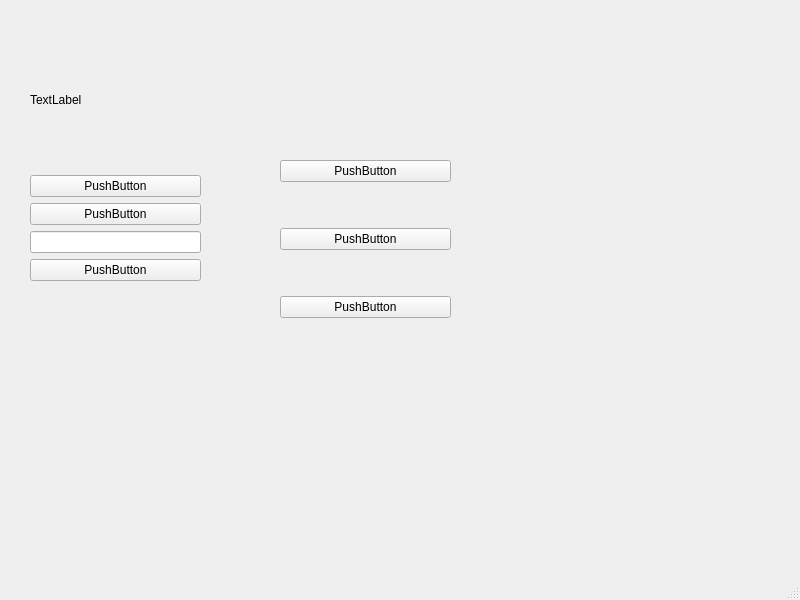
<?xml version="1.0" encoding="UTF-8"?>
<ui version="4.0">
 <class>MainWindow</class>
 <widget class="QMainWindow" name="MainWindow">
  <property name="geometry">
   <rect>
    <x>0</x>
    <y>0</y>
    <width>800</width>
    <height>600</height>
   </rect>
  </property>
  <property name="windowTitle">
   <string>MainWindow</string>
  </property>
  <widget class="QWidget" name="centralwidget">
   <widget class="QWidget" name="verticalLayoutWidget">
    <property name="geometry">
     <rect>
      <x>280</x>
      <y>120</y>
      <width>171</width>
      <height>241</height>
     </rect>
    </property>
    <layout class="QVBoxLayout" name="verticalLayout_2">
     <item>
      <widget class="QPushButton" name="pushButton_4">
       <property name="text">
        <string>PushButton</string>
       </property>
      </widget>
     </item>
     <item>
      <widget class="QPushButton" name="pushButton_6">
       <property name="text">
        <string>PushButton</string>
       </property>
      </widget>
     </item>
     <item>
      <widget class="QPushButton" name="pushButton_5">
       <property name="text">
        <string>PushButton</string>
       </property>
      </widget>
     </item>
    </layout>
   </widget>
   <widget class="QWidget" name="layoutWidget">
    <property name="geometry">
     <rect>
      <x>30</x>
      <y>30</y>
      <width>171</width>
      <height>251</height>
     </rect>
    </property>
    <layout class="QVBoxLayout" name="verticalLayout">
     <item>
      <widget class="QLabel" name="label">
       <property name="text">
        <string>TextLabel</string>
       </property>
      </widget>
     </item>
     <item>
      <widget class="QPushButton" name="pushButton">
       <property name="text">
        <string>PushButton</string>
       </property>
      </widget>
     </item>
     <item>
      <widget class="QPushButton" name="pushButton_2">
       <property name="text">
        <string>PushButton</string>
       </property>
      </widget>
     </item>
     <item>
      <widget class="QLineEdit" name="lineEdit"/>
     </item>
     <item>
      <widget class="QPushButton" name="pushButton_3">
       <property name="text">
        <string>PushButton</string>
       </property>
      </widget>
     </item>
    </layout>
   </widget>
  </widget>
  <widget class="QMenuBar" name="menubar">
   <property name="geometry">
    <rect>
     <x>0</x>
     <y>0</y>
     <width>800</width>
     <height>26</height>
    </rect>
   </property>
  </widget>
  <widget class="QStatusBar" name="statusbar"/>
 </widget>
 <resources/>
 <connections/>
</ui>
